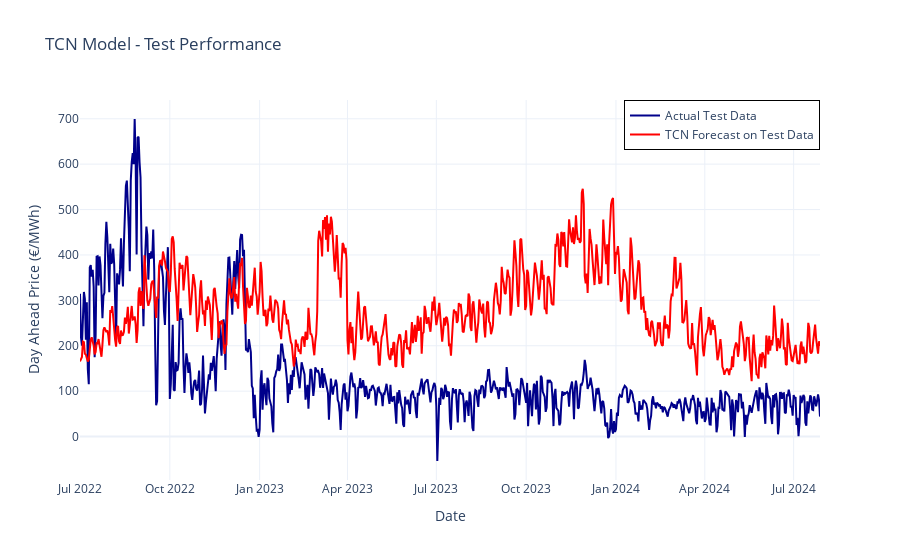

The code cell stored with this chart in its notebook:
### Code cell
from darts.metrics import mse, mae, rmse, r2_score, mape

# Convert TimeSeries to DataFrames for Plotly plotting
test_df_plotly = series_test_original.pd_dataframe()
forecast_df_plotly = forecast.pd_dataframe()

# Plot the results using Plotly (only test period)
fig = go.Figure()

# Add actual test data trace
fig.add_trace(go.Scatter(x=test_df_plotly.index, y=test_df_plotly['Day_ahead_price (€/MWh)'],
                         mode='lines', name='Actual Test Data', line=dict(color='darkblue')))

# Add forecast data trace
fig.add_trace(go.Scatter(x=forecast_df_plotly.index, y=forecast_df_plotly['Day_ahead_price (€/MWh)'],
                         mode='lines', name='TCN Forecast on Test Data', line=dict(color='red')))

# Update layout
fig.update_layout(
    title='TCN Model - Test Performance',
    xaxis_title='Date',
    yaxis_title='Day Ahead Price (€/MWh)',
    legend=dict(
        x=1,   # Set x position to 1 (far right)
        y=1,   # Set y position to 1 (top)
        xanchor='right',  # Anchor the legend's x position to the right
        yanchor='top',    # Anchor the legend's y position to the top
        bordercolor='black',  # Optional: Add a border around the legend
        borderwidth=1        # Optional: Set the border width
    ),
    template='plotly_white'
)
fig.show()

# Evaluate the model using Darts' metrics
print(f'Mean Absolute Error on Test Set: {mae(series_test, forecast)}')
print(f'Mean Squared Error on Test Set: {mse(series_test, forecast)}')
print(f'Root Mean Squared Error on Test Set: {rmse(series_test, forecast)}')
print(f'R2 Score on Test Set: {r2_score(series_test, forecast)}')
print(f'Mean Absolute Percentage Error on Test Set: {mape(series_test, forecast)}')

### Figure 1 — Plotly figure (JSON) as saved in the notebook; plotly's stock layout.template omitted (floating-point values rounded to 4 significant figures; data arrays with more than 128 entries replaced by an {"elided": "..."} marker saying what was removed)
{"data": [{"line": {"color": "darkblue"}, "mode": "lines", "name": "Actual Test Data", "type": "scatter", "x": {"elided": "759 str values"}, "y": {"elided": "759 float values"}}, {"line": {"color": "red"}, "mode": "lines", "name": "TCN Forecast on Test Data", "type": "scatter", "x": {"elided": "759 str values"}, "y": {"elided": "759 float values"}}], "layout": {"legend": {"bordercolor": "black", "borderwidth": 1, "x": 1, "xanchor": "right", "y": 1, "yanchor": "top"}, "title": {"text": "TCN Model - Test Performance"}, "xaxis": {"title": {"text": "Date"}}, "yaxis": {"title": {"text": "Day Ahead Price (€/MWh)"}}}}
